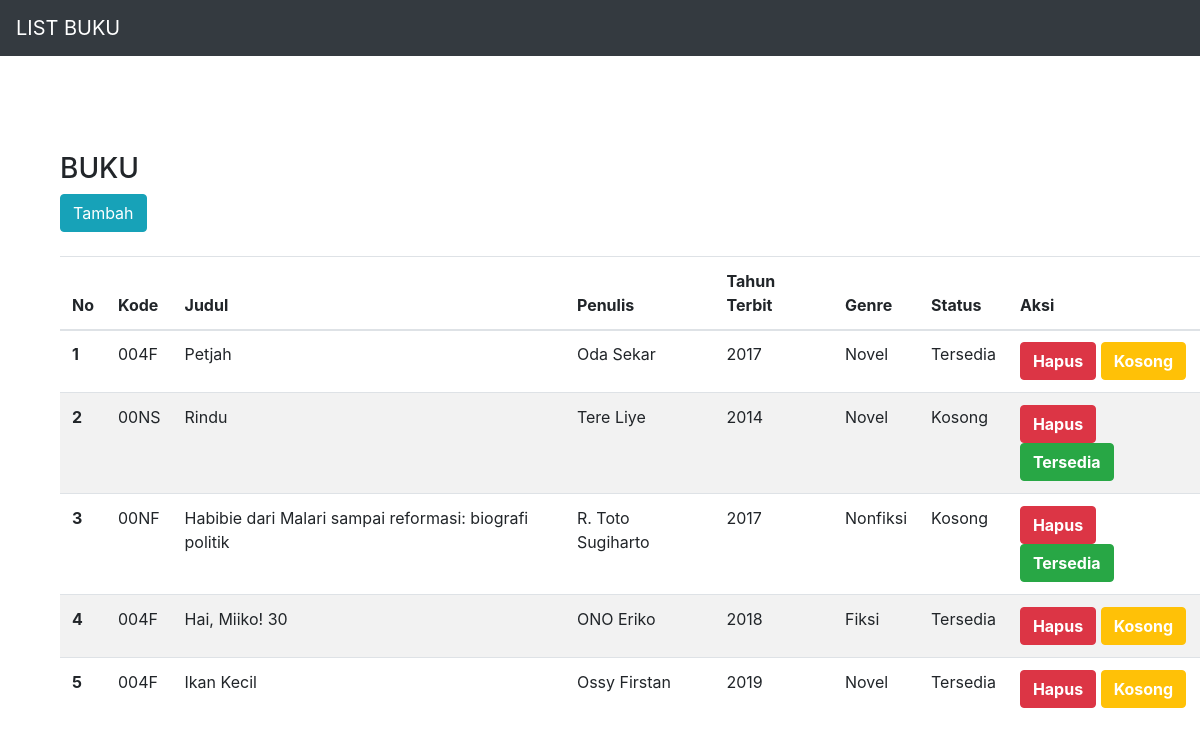
The page / on the database its author committed.
### tables this page shows
CREATE TABLE `tb_buku` (
  `id` int(11) NOT NULL,
  `kode` varchar(50) NOT NULL,
  `judul` varchar(255) NOT NULL,
  `author` varchar(100) NOT NULL,
  `tahun` year(4) NOT NULL,
  `genre` varchar(20) NOT NULL,
  `status` varchar(50) NOT NULL
);

### conf.php (called while the page is built)
<?php
$db_host = "localhost";
$db_user = "root";
$db_password = "";
$db_name = "db_inv";
 ?>

### includes/DB.class.php (called while the page is built, shortened)
<?php
class DB{
	var $db_host = 'localhost';
	var $db_user = 'root';
	var $db_password = '';
	var $db_name = 'db_inv';
	var $db_link = '';
	var $result = 0;
	function DB($db_host='', $db_user='', $db_password='', $db_name=''){
		$this->db_host = $db_host;
		$this->db_user = $db_user;
		$this->db_password = $db_password;
		$this->db_name = $db_name;
	}
	function open(){
		$this->db_link = mysqli_connect($this->db_host, $this->db_user, $this->db_password, $this->db_name);
	}
	function execute($query=""){
		$this->result = mysqli_query($this->db_link, $query);
		return $this->result;
	}
	function getResult(){
		return mysqli_fetch_array($this->result);
	}
}
 ?>

### includes/Task.class.php (called while the page is built, shortened)
<?php
class Task extends DB{
	function getTask(){
		$query = "SELECT * FROM tb_buku";
		return $this->execute($query);
	}
}
?>

### index.php (the view, shortened to what this page needs)
<?php
include("conf.php");
include("includes/Template.class.php");
include("includes/DB.class.php");
include("includes/Task.class.php");
$otask = new Task($db_host, $db_user, $db_password, $db_name);
$otask->open();
$otask->getTask();
$data = null;
$no = 1;
while (list($id, $tkode, $tjudul, $tname, $tthn, $tgenre, $tstatus) = $otask->getResult()) {
	if($tstatus == "Kosong"){
		$data .= "<tr>
		<th scope='row'>" . $no . "</th>
		<td>" . $tkode . "</td>
		<td>" . $tjudul . "</td>
		<td>" . $tname . "</td>
		<td>" . $tthn . "</td>
		<td>" . $tgenre . "</td>
		<td>" . $tstatus . "</td>
		<td>
		<button class='btn btn-danger'><a href='index.php?id_hapus=" . $id . "' style='color: white; font-weight: bold;'>Hapus</a></button>
		<button class='btn btn-success' ><a href='index.php?id_ada=" . $id .  "' style='color: white; font-weight: bold;'>Tersedia</a></button>
		</td>
		</tr>";
		$no++;
	}
	else{
		$data .= "<tr>
		<th scope='row'>" . $no . "</th>
		<td>" . $tkode . "</td>
		<td>" . $tjudul . "</td>
		<td>" . $tname . "</td>
		<td>" . $tthn . "</td>
		<td>" . $tgenre . "</td>
		<td>" . $tstatus . "</td>
		<td>
		<button class='btn btn-danger'><a href='index.php?id_hapus=" . $id . "' style='color: white; font-weight: bold;'>Hapus</a></button>
		<button class='btn btn-warning' ><a href='index.php?id_status=" . $id .  "' style='color: white; font-weight: bold;'>Kosong</a></button>
		</td>
		</tr>";
		$no++;
	}
}

### includes/Template.class.php (shortened to what this page needs)
<?php
class Template{
	var $content = '';
	function Template($filename = ''){
		$this->content = implode('', @file($filename));
	}
	function clear(){
		$this->content = preg_replace("/DATA_[A-Z|_|0-9]+/", "", $this->content);
	}
	function write(){
		print $this->content;
	}
	function replace($old = '', $new = ''){
		if(is_int($new)){
			$value = sprintf("%d", $new);
		}elseif(is_float($new)){
			$value = sprintf("%f", $new);
		}elseif(is_array($new)){
			$value = '';
			foreach( $new as $item){
				$value .= $item. '';
			}
		}else{
			$value = $new;
		}
		$this->content = preg_replace("/$old/",  $value, $this->content);
	}
}
 ?>

### rows shown on the page
tb_buku: kode "004F", judul "Petjah", author "Oda Sekar", tahun "2017", genre "Novel", status "Tersedia"
tb_buku: kode "00NS", judul "Rindu", author "Tere Liye", tahun "2014", genre "Novel", status "Kosong"
tb_buku: kode "00NF", judul "Habibie dari Malari sampai reformasi: biografi politik", author "R. Toto Sugiharto", tahun "2017", genre "Nonfiksi", status "Kosong"
tb_buku: kode "004F", judul "Hai, Miiko! 30", author "ONO Eriko", tahun "2018", genre "Fiksi", status "Tersedia"
tb_buku: kode "004F", judul "Ikan Kecil", author "Ossy Firstan", tahun "2019", genre "Novel", status "Tersedia"

### other values the page prints
$this->content "LIST BUKU BUKU Tambah No Kode Judul Penulis Tahun Terbit Genre Status Aksi"
